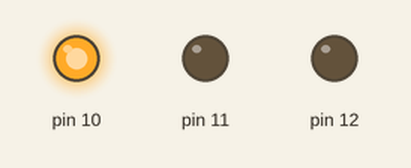
Bench run of a sketch on a simulated Arduino Uno, built with avr-gcc and run on an emulated ATmega328P. On the bench: output pins drawn as LEDs (lit = HIGH).

Above: at 0.7 s.
At 1.2 s:
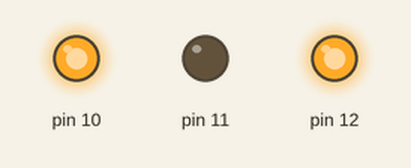
At 2.7 s:
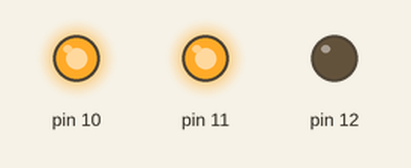
At 3.7 s:
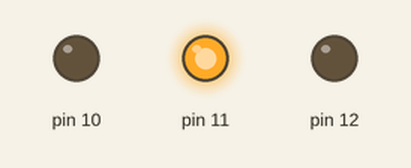
At 4.2 s:
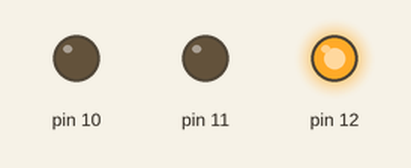
At 5.2 s:
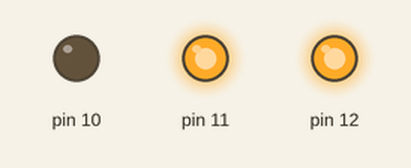
Timing chart, 0 to 7.0 s (numbered marks = the images above):
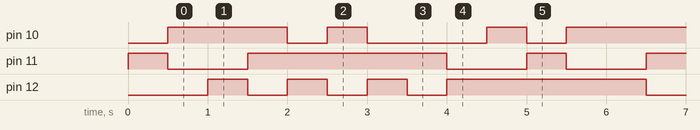

The sketch:

Chalie.ino
```cpp
void setup()
{

  //LED1 ติด
  pinMode(10,OUTPUT);
  digitalWrite(10,LOW);
  pinMode(11,OUTPUT);
  digitalWrite(11,HIGH);
  pinMode(12,INPUT);
  delay(500);

}
void loop()
{

  //10=R1
  //11=R2
  //12=R3

  //LED2 ติด
  pinMode(10,OUTPUT);
  digitalWrite(10,HIGH);
  pinMode(11,OUTPUT);
  digitalWrite(11,LOW);
  pinMode(12,INPUT);
  delay(500);

  //LED3 ติด
  pinMode(10,INPUT);
  pinMode(11,OUTPUT);
  digitalWrite(11,LOW);
  pinMode(12,OUTPUT);
  digitalWrite(12,HIGH);
  delay(500);

  //LED4 ติด
  pinMode(10,INPUT);
  pinMode(11,OUTPUT);
  digitalWrite(11,HIGH);
  pinMode(12,OUTPUT);
  digitalWrite(12,LOW);
  delay(500);

  //LED5 ติด
  pinMode(10,OUTPUT);
  digitalWrite(10,LOW);
  pinMode(11,INPUT);
  pinMode(12,OUTPUT);
  digitalWrite(12,HIGH);
  delay(500);

  //LED6 ติด
  pinMode(10,OUTPUT);
  digitalWrite(10,HIGH);
  pinMode(11,INPUT);
  pinMode(12,OUTPUT);
  digitalWrite(12,LOW);
  delay(500);

  //LED5 ติด
  pinMode(10,OUTPUT);
  digitalWrite(10,LOW);
  pinMode(11,INPUT);
  pinMode(12,OUTPUT);
  digitalWrite(12,HIGH);
  delay(500);

  //LED4 ติด
  pinMode(10,INPUT);
  pinMode(11,OUTPUT);
  digitalWrite(11,HIGH);
  pinMode(12,OUTPUT);
  digitalWrite(12,LOW);
  delay(500);

  //LED3 ติด
  pinMode(10,INPUT);
  pinMode(11,OUTPUT);
  digitalWrite(11,LOW);
  pinMode(12,OUTPUT);
  digitalWrite(12,HIGH);
  delay(500);

  //LED2 ติด
  pinMode(10,OUTPUT);
  digitalWrite(10,HIGH);
  pinMode(11,OUTPUT);
  digitalWrite(11,LOW);
  pinMode(12,INPUT);
  delay(500);

  //LED1 ติด
  pinMode(10,OUTPUT);
  digitalWrite(10,LOW);
  pinMode(11,OUTPUT);
  digitalWrite(11,HIGH);
  pinMode(12,INPUT);
  delay(500);

}
```

Measured:
- by itself, pin 10: repeats every 5.0 s: LOW 0.50 s, HIGH 0.50 s, LOW 1.5 s, HIGH 0.50 s, LOW 0.50 s, HIGH 1.5 s
- by itself, pin 11: repeats every 5.0 s: HIGH 2.5 s, LOW 1.0 s, HIGH 0.50 s, LOW 1.0 s
- by itself, pin 12: repeats every 5.0 s: 2 × (LOW 0.50 s, HIGH 0.50 s), LOW 0.50 s, HIGH 2.5 s
